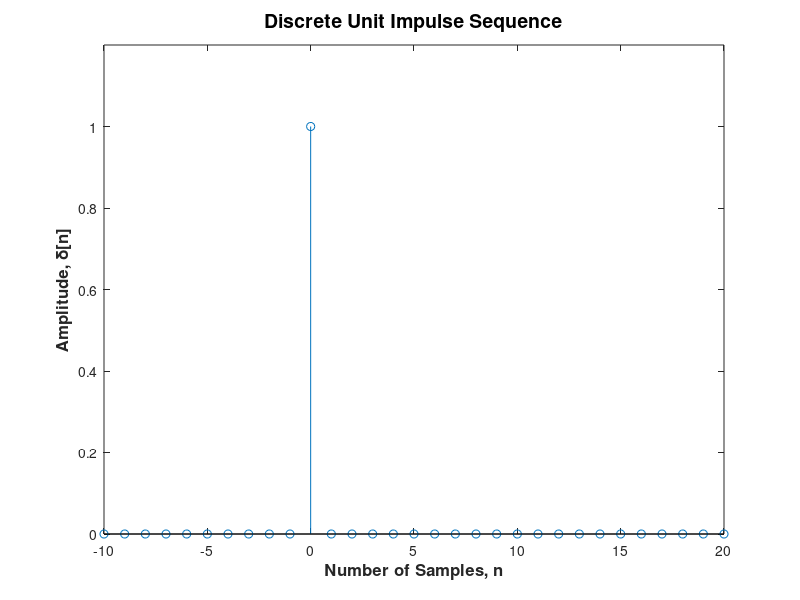

MATLAB code for this plot:
clc
clear all
close all
n = -10:20;
u = [zeros(1,10), 1, zeros(1,20)]
stem(n,u)
xlabel('Number of Samples, n','fontsize', 12, 'fontweight','bold');
ylabel('Amplitude, \delta[n]', 'fontsize', 12, 'fontweight', 'bold');
title('Discrete Unit Impulse Sequence', 'fontsize', 14);
axis([-10 20 0 1.2])
